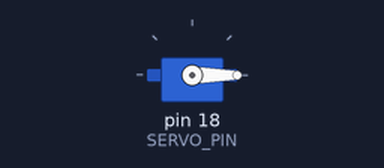
Simulated run of this sketch. Board: Arduino Uno, built with avr-gcc and run on an emulated ATmega328P. On the bench: servo.

Above: at 0.1 s.
At 1.1 s:
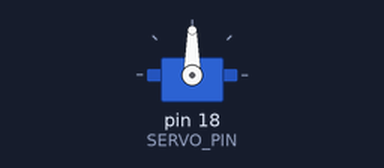
Timing chart, 0 to 2.6 s (numbered marks = the images above):
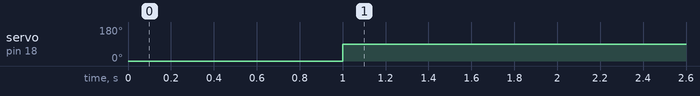

Measured:
- by itself, servo on pin 18 (SERVO_PIN): 0° → 90° at 1.0 s

The sketch:

servo_motor.ino
```cpp
#include <Servo.h>

Servo servoMotor;

#define SERVO_PIN 18

void setup() {
  servoMotor.attach(SERVO_PIN);
  servoMotor.write(0);
  delay(1000);
}

void loop() {
  servoMotor.write(90);
  delay(1000);
}
```
